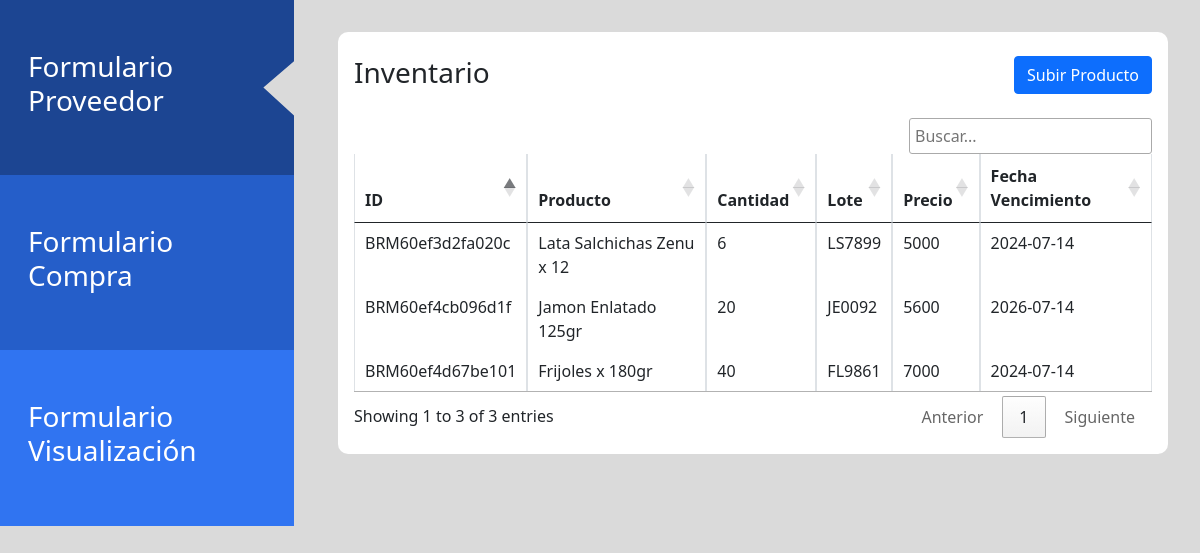
The page / on the database its author committed.
### tables this page shows
CREATE TABLE `productos` (
  `idProducto` varchar(50) NOT NULL,
  `producto` varchar(100) NOT NULL,
  `cantidad` int(11) NOT NULL,
  `lote` varchar(50) NOT NULL,
  `fechaVencimiento` date NOT NULL,
  `precio` int(40) NOT NULL
);

### Index.php (the view, shortened to what this page needs)
<?php
    require_once('acciones/conexion.php');
?>
<!DOCTYPE html>
<html lang="en">
<head>
    <link href="https://cdn.jsdelivr.net/npm/bootstrap@5.0.2/dist/css/bootstrap.min.css" rel="stylesheet">
    <link rel="stylesheet" href="css/style.css">
    <link rel="stylesheet" href="//cdn.datatables.net/1.10.25/css/jquery.dataTables.min.css">
    <link rel="stylesheet" href="https://cdn.jsdelivr.net/npm/bootstrap-icons@1.5.0/font/bootstrap-icons.css">
</head>
<body>
    <section>
        <div class="row justify-content-center">
            <div class="col-md-3 p-0 seccion-menu" id="menu">
                <div class="tipo-formulario seccion1 cursor-pointer tipo-formulario-active" onclick="stepProveedor();">
                    <h3 class="text-white">Formulario Proveedor</h3>
                </div>
                <div class="tipo-formulario seccion2 cursor-pointer" onclick="stepCompra();">
                    <h3 class="text-white">Formulario Compra</h3>
                </div>
                <div class="tipo-formulario seccion3 cursor-pointer" onclick="stepVisualizacion();">
                    <h3 class="text-white">Formulario Visualización</h3>
                </div>
            </div>
            <div class="col-md-9 seccion-form">
                <div id="formProveedor" class="div-form pb-5">
                    <div class="table-responsive card-white">
                        <h3 class="mb-4 mt-2" style="float: left;">Inventario</h3>
                        <button type="button" class="btn btn-primary mb-4 mt-2" data-bs-toggle="modal" data-bs-target="#subirProducto" style="float: right;">
                        Subir Producto
                        </button>
                        <table class="table table-bordered" id="tablaInventario">
                            <thead>
                                <tr>
                                    <th>ID</th>
                                    <th>Producto</th>
                                    <th>Cantidad</th>
                                    <th>Lote</th>
                                    <th>Precio</th>
                                    <th>Fecha Vencimiento</th>
                                </tr>
                            </thead>
                            <tbody>
                            <?php
                                $stmt = $conexion->query("SELECT * FROM productos");
                                while ($row = $stmt->fetch()) {
                            ?>
                            <tr>
                                <td class="casillas"><?php echo $row['idProducto']; ?></td>
                                <td class="casillas"><?php echo $row['producto']; ?></td>
                                <td class="casillas"><?php echo $row['cantidad']; ?></td>
                                <td class="casillas"><?php echo $row['lote']; ?></td>
                                <td class="casillas"><?php echo $row['precio']; ?></td>
                                <td class="casillas"><?php echo $row['fechaVencimiento']; ?></td>
                            </tr>
                            <?php
                                }
                            ?>
                            </tbody>
                        </table>
                    </div>
                </div>
            </div>
        </div>
    </section>
</body>
</html>

### css/style.css (style rules this page uses)
html, body { background-color: rgb(218, 218, 218); }
.seccion1 { background-color: rgb(28, 69, 146); }
.seccion2 { background-color: rgb(37, 94, 201); }
.seccion3 { background-color: rgb(48, 116, 241); }
.seccion-form { background-color: rgb(218, 218, 218); }
.div-form { padding: 2rem; }
.tipo-formulario { padding: 50px 40px; }
.text-white { color: white; }
.cursor-pointer { cursor: pointer; }
.tipo-formulario-active { clip-path: polygon(100% 0, 100% 35%, 90% 50%, 100% 66%, 100% 100%, 0 100%, 0 0); }
.card-white { background-color: white; padding: 1rem; border-radius: 10px; }

### rows shown on the page
productos: idProducto "BRM60ef3d2fa020c", producto "Lata Salchichas Zenu x 12", cantidad "6", lote "LS7899", precio "5000", fechaVencimiento "2024-07-14"
productos: idProducto "BRM60ef4cb096d1f", producto "Jamon Enlatado 125gr", cantidad "20", lote "JE0092", precio "5600", fechaVencimiento "2026-07-14"
productos: idProducto "BRM60ef4d67be101", producto "Frijoles x 180gr", cantidad "40", lote "FL9861", precio "7000", fechaVencimiento "2024-07-14"
